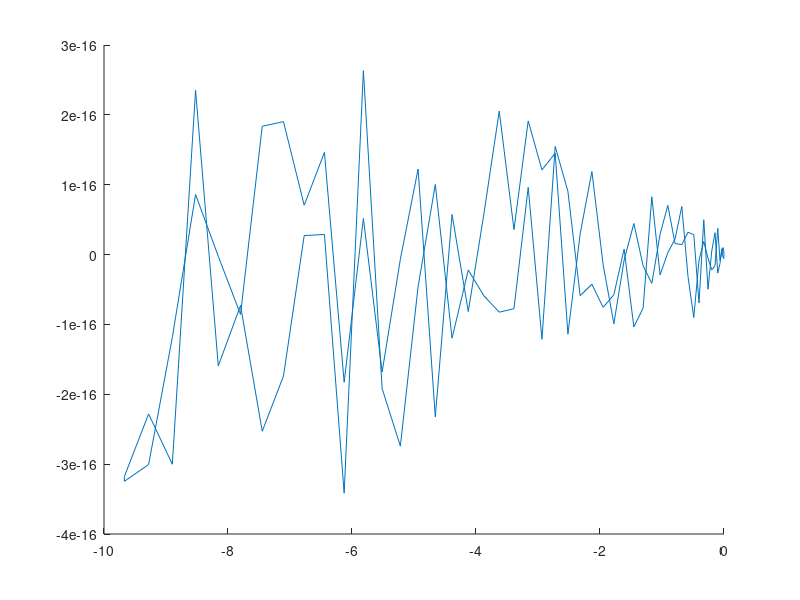

MATLAB code to generate this figure:
clear;clc
pointvalue=100;
point=linspace(0,2*pi,pointvalue)';
m = 1;
for p=1:pointvalue
    x(p,m)=(1-(m-1)*0.2)*cos(point(p,1));             %?????x??
    y(p,m)=(1-(m-1)*0.2)*sin(point(p,1));             %?????y??
    z(p,m)=x(p,m)+y(p,m)*i;                         %z=x+yi
%     r(p,m)=(x(p,m)^2+y(p,m)^2)^0.5;
    w(p,m)= log(z(p,m))^2;            %==f(z)?????==
    transx(p,m)=real(w(p,m));                     %?f(z)???
    transy(p,m)=imag(w(p,m));                    %?f(z)???
%     w(p,m)=log(r(p,m));
    hold on
end
plot(transx,transy)